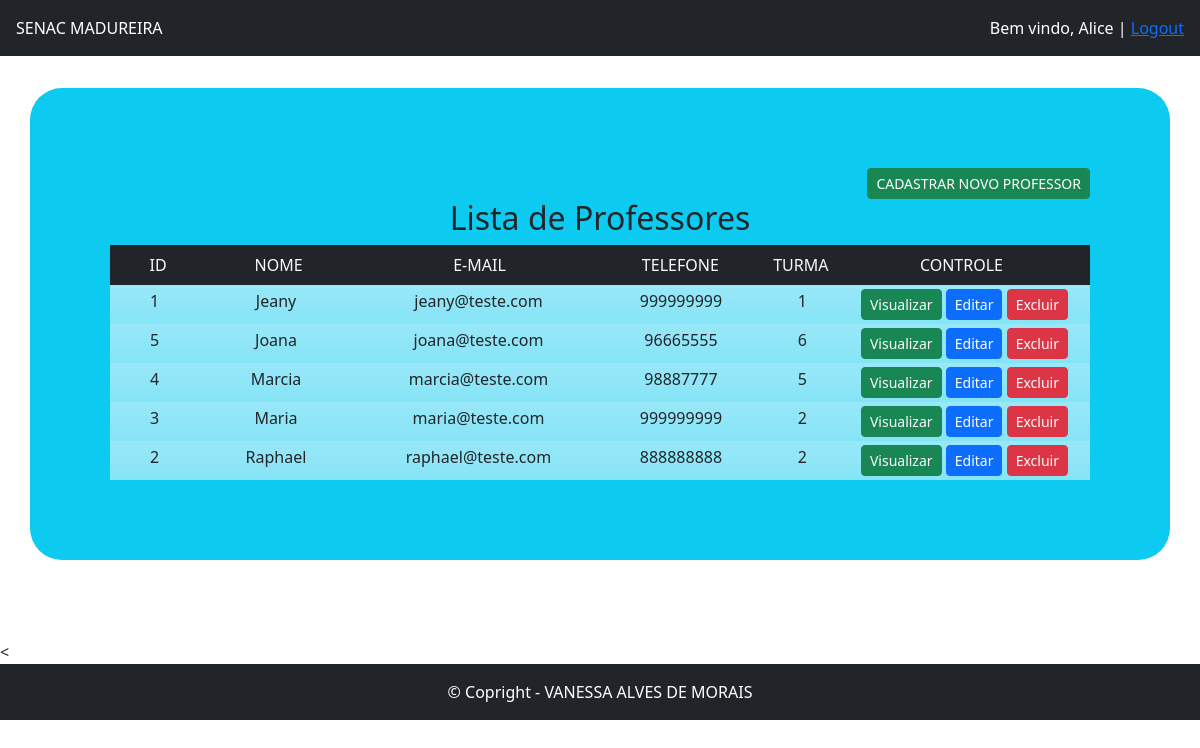
/Professores/listarProfessor.php (signed in), run on the app's committed database.
### tables this page shows
CREATE TABLE `professores` (
  `id` int(11) NOT NULL,
  `nome` varchar(60) NOT NULL,
  `email` varchar(100) NOT NULL,
  `endereco` varchar(100) NOT NULL,
  `telefone` varchar(14) NOT NULL,
  `turma` int(11) NOT NULL
);

### Professores/listarProfessor.php (the view, shortened to what this page needs)
<?php
include "../conexao.php";
include "../controle.php";
$sql = "select * from professores order by nome";
$seleciona = mysqli_query($conexao, $sql);
?>
<!doctype html>
<html lang="pt-br">
<head>
    <link href="https://cdn.jsdelivr.net/npm/bootstrap@5.2.0/dist/css/bootstrap.min.css" rel="stylesheet">
    <link href="css/style.css" rel="stylesheet">
</head>
<body>
    <div class="container bg-info pag">
        <div class="text-end">
            <a href="formularioProfessor.php">
                <button type="button" class="btn btn-success btn-sm">CADASTRAR NOVO PROFESSOR </button>
            </a>
        </div>
        <h2>Lista de Professores</h2>
        <div class="container text-center">
            <div class="row bg-dark text-light p-2">
                <div class="col-1">
                    ID
                </div>
                <div class="col-2">
                    NOME
                </div>
                <div class="col-3">
                    E-MAIL
                </div>
                <div class="col-2">
                    TELEFONE
                </div>
                <div class="col-1">
                    TURMA
                </div>
                <div class="col-3">
                    CONTROLE
                </div>
            </div>
            <?php
            while ($exibe = mysqli_fetch_array($seleciona)) {
                $idProfessor = $exibe['id'];
            ?>
                <div class="row p-1 bg-white bg-gradient bg-opacity-50">
                    <div class="col-1">
                        <?php echo $exibe['id']; ?>
                    </div>
                    <div class="col-2">
                        <?php echo $exibe['nome']; ?>
                    </div>
                    <div class="col-3">
                        <?php echo $exibe['email']; ?>
                    </div>
                    <div class="col-2">
                        <?php echo $exibe['telefone']; ?>
                    </div>
                    <div class="col-1">
                        <?php echo $exibe['turma']; ?>
                    </div>
                    <div class="col-3">
                        <a href="visualizarProfessor.php?idProfessor=<?php echo $idProfessor; ?>"><button type="button" class="btn btn-success btn-sm">Visualizar</button></a>
                        <a href="editarProfessor.php?idProfessor=<?php echo $idProfessor; ?>"><button type="button" class="btn btn-primary btn-sm">Editar</button></a>
                        <a href="excluirProfessor.php?idProfessor=<?php echo $idProfessor; ?>" onclick="return confirm('Confirma a Exclusão do Professor?')">
                            <button type="button" class="btn btn-danger btn-sm">Excluir</button>
                        </a>
                    </div>
                </div>
            <?php
            }
            ?>
        </div>
    </div>
    <<?php
    include"../footer.php";
    ?>

### css/style.css (style rules this page uses)
.pag { margin-top: 2em; padding: 5em; border-radius: 2em; text-align: center; margin-bottom: 5em; }

### data on the page
professores: id "1", nome "Jeany", email "jeany@teste.com", telefone "999999999", turma "1"
professores: id "5", nome "Joana", email "joana@teste.com", telefone "96665555", turma "6"
professores: id "4", nome "Marcia", email "marcia@teste.com", telefone "98887777", turma "5"
professores: id "3", nome "Maria", email "maria@teste.com", telefone "999999999", turma "2"
professores: id "2", nome "Raphael", email "raphael@teste.com", telefone "888888888", turma "2"

### other printed values
$nome "Alice"
